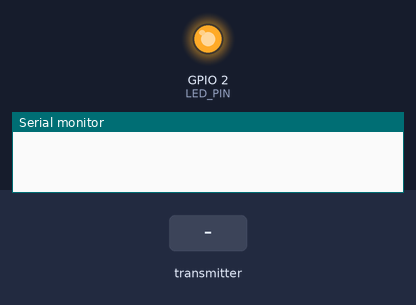
The sketch below on a simulated ESP32. On the bench: output pins drawn as LEDs (lit = HIGH), the last lines printed to the serial monitor. The inputs (shaded band) are chosen by the test bench.

Above: at 1.2 s.
1.3 s: the transmitter starts sending d = 1
At 2.2 s:
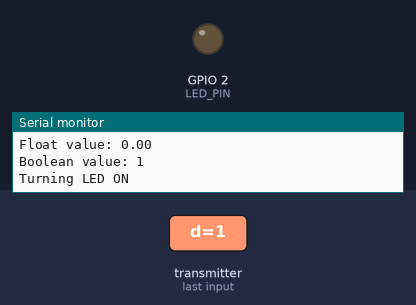
2.8 s: the transmitter starts sending d = 0
At 3.3 s:
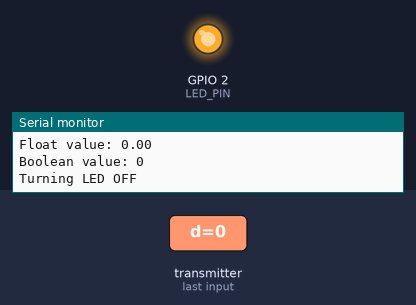
Timing chart, 0 to 5.8 s (numbered marks = the images above; inputs shaded):
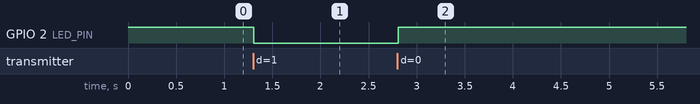

The sketch:

Reciever.ino
```cpp
#include <esp_now.h>
#include <WiFi.h>

//Define Data structure
typedef struct struct_message {
  char a[32];
  int b;
  float c;
  bool d;
} struct_message;

//Create a structured object
struct_message myData;

const int LED_PIN = LED_BUILTIN;

//Callback function called when data is sent
void OnDataRecv(const esp_now_recv_info_t *recv_info, const uint8_t *incomingData, int len) {
  memcpy(&myData, incomingData, sizeof(myData));

  Serial.print("Received data from: ");
  for (int i = 0; i < 6; i++) {
    Serial.printf("%02X", recv_info->src_addr[i]);
    if (i < 5) Serial.print(":");
  }
  Serial.println();
  Serial.print("Data received: ");
  Serial.println(len);
  Serial.print("Character value: ");
  Serial.println(myData.a);
  Serial.print("Integer value: ");
  Serial.println(myData.b);
  Serial.print("Float value: ");
  Serial.println(myData.c);
  Serial.print("Boolean value: ");
  Serial.println(myData.d);
  Serial.println();

  //  Update LED state immediately when data is received
  if (myData.d) {
    Serial.println("Turning LED ON");
    digitalWrite(LED_PIN, LOW);  //  LOW = ON
  } else {
    Serial.println("Turning LED OFF");
    digitalWrite(LED_PIN, HIGH);   //  HIGH = OFF
  }


}


void setup() {
  // serial monitor setup
  Serial.begin(115200);

  pinMode(LED_PIN, OUTPUT);  //  Set LED as OUTPUT
  digitalWrite(LED_PIN, HIGH); //  Start with LED OFF


  //Set ESP32 as a WiFi Station
  WiFi.mode(WIFI_STA);

  //Initialize ESP-NOW
  if (esp_now_init() != ESP_OK) {
    Serial.println("Error initializing ESP-NOW");
    return;
  }

  //Register callback fn
  esp_now_register_recv_cb(OnDataRecv);

}

void loop() {

}
```

Measured:
- after the input at 1.3 s, GPIO 2 (LED_PIN): HIGH → LOW at once
- after the input at 2.8 s, GPIO 2 (LED_PIN): LOW → HIGH at once
